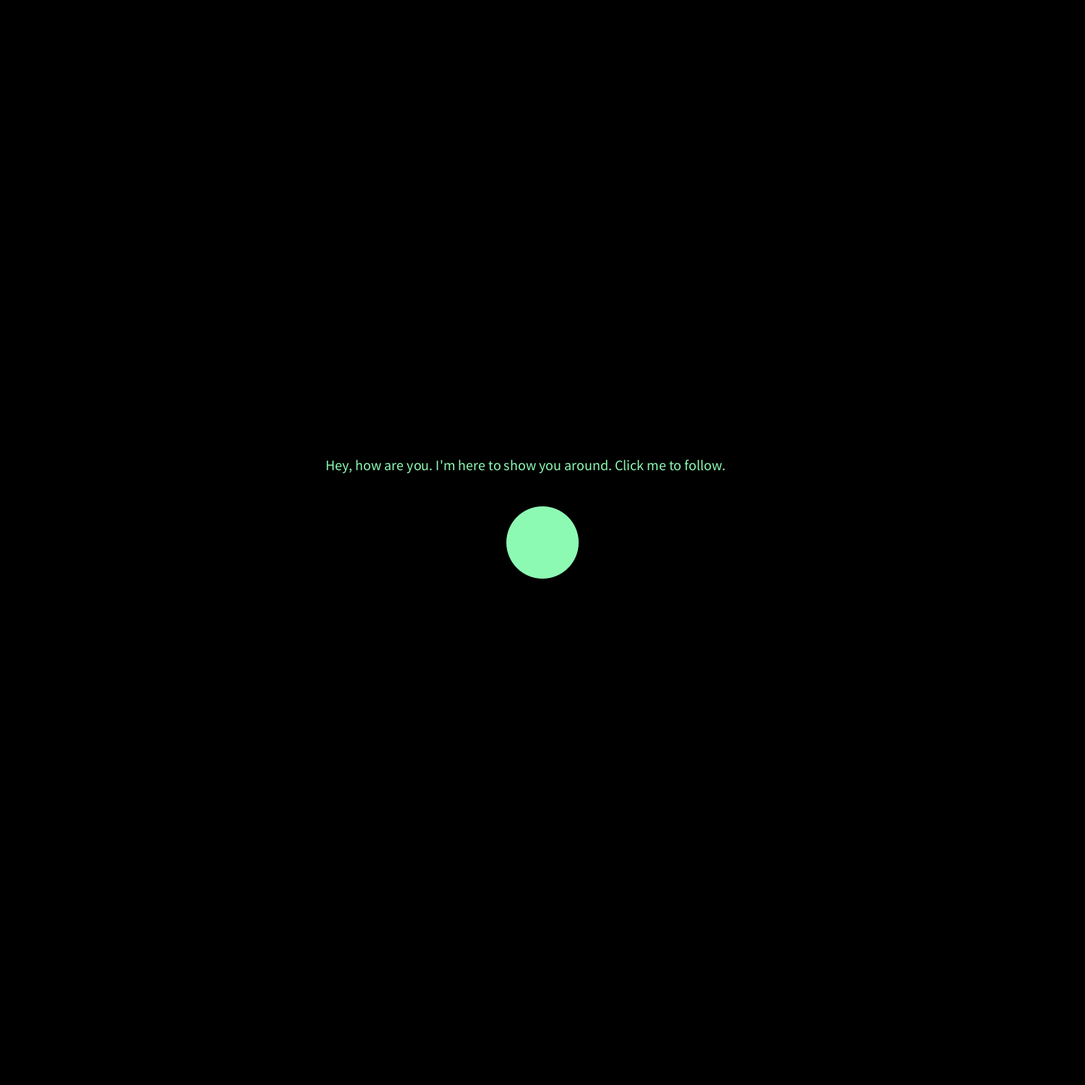
Frame 1 (no input)
Frame 60 (the mouse pressed at the canvas centre just before this capture): identical to frame 1, image omitted
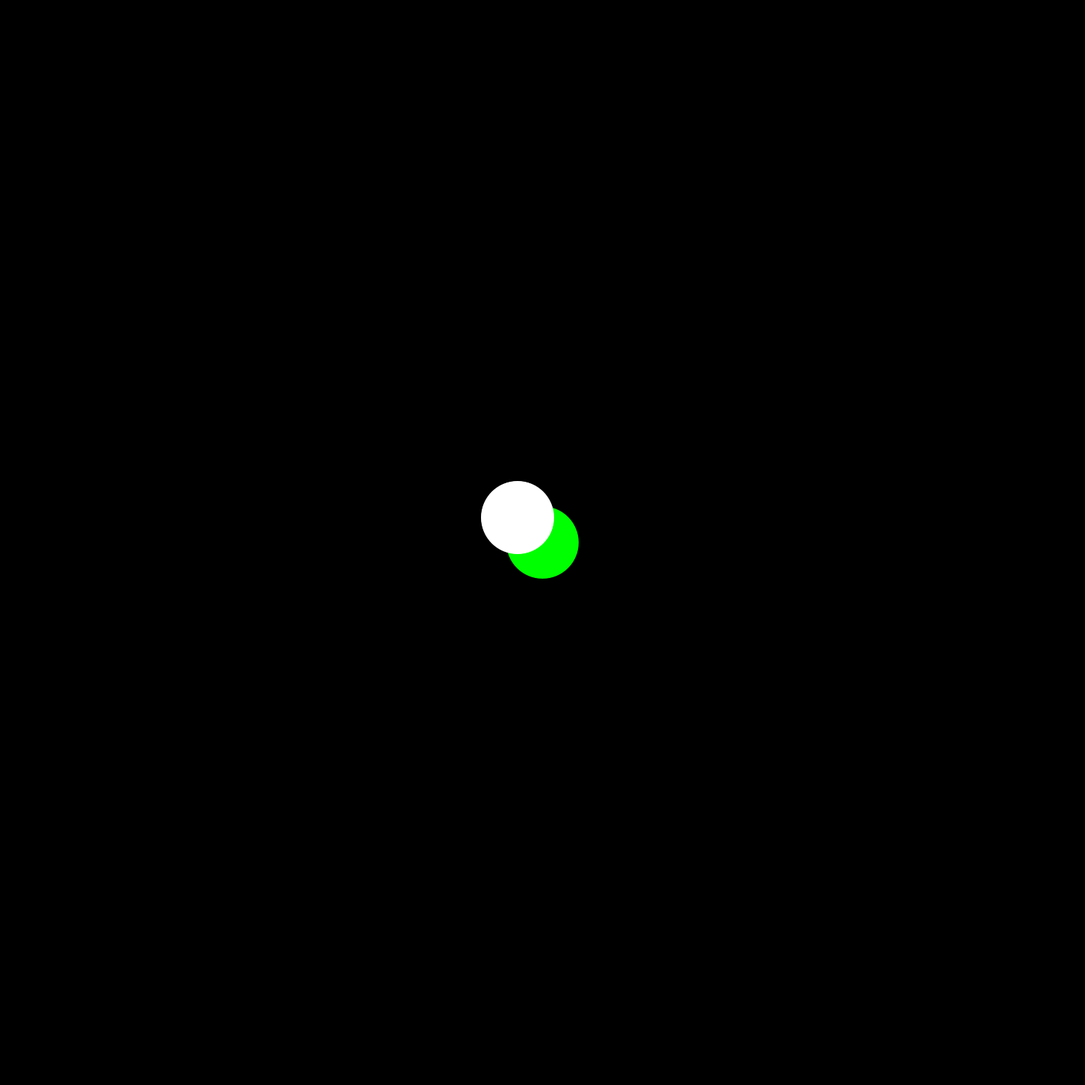
Frame 120 (the mouse held since frame 60 and released just before this capture)

The Processing sketch that drew these frames (run headless with seeded random() and noise(); from frame 60 on, the mouse is pressed at the canvas centre):

// Processing sketch: Midterm
// ── Midterm.pde
float xPos, yPos;
float xVel, yVel;
int radius = 100;
boolean buttonClicked;
int q; 
int w; 
float x;
float y;
float dist; 
String text1, text2, text3, text4;

int goodBall;
int step = 0;

//scene1
int numE = 100; 
int eSize[]= new int[numE]; 
int[] eSpeedX = new int[numE];
int[] eSpeedY = new int[numE]; 
int[] ePosX = new int [numE]; 
int[] ePosY = new int [numE]; 
color[] baseColor = new int[numE]; 

//scene3

int size;
int timer;



void setup(){
    size(1500, 1500); 
    q = width/2; 
    w = height/2; 
    textSize(20);
    text1 = "Hey, how are you. I'm here to show you around. Click me to follow.";

  //Scene 1
   for(int i = 0; i<numE; i++){
    ePosX[i] = int(random(0, 5)); 
    ePosY[i] = int(random(0, 5)); 
    
    eSpeedX[i] = int(random(-7,5));
    eSpeedY[i] = int(random(-7,5));
    
    eSize[i] = int(random(50,100));
    
    baseColor[i] = color(int(random(10,170)), int(random(0, 10)),  int(random(150, 255))); 
    if(eSpeedX[i] == 0){
      eSpeedX[i] = 1; 
    }
    if(eSpeedY[i] == 0){
      eSpeedY[i] = 1; 
    }
  }
  
  //scene3
  size = 100;
}







void draw(){
  
goodBall(width/2, height/2);

  if (buttonClicked){
    goodBall(mouseX, mouseY);
    fill(255);
    rect(width/4, height/4, 110, 110);
  }else{
    text(text1, width/2 - 300, height/2 - 100);    
  }
  
  if(mouseX == 435){
    step = 1;
    
  }
   
  if(mouseX ==1440){
    step = 2;
    
  }
  
  if(mouseX == 4){
    step = 3;
    
  }
  
  if(mouseX == 750){
    step = 4;
   
  }
  if (step == 1){
   scene1(); 
  }
  
  if (step == 2){
   scene2();
  }
  
  if (step == 3){
   scene3();
  }
  
  if (step == 4){
   tagScene();
  }
    
    

  
  //if(mouseX = width/4, mouseY = height/4){
    //scene1();

  println(mouseX, mouseY);
   //println(calcDistance(x, y));
}

void goodBall(int x, int y){
   noStroke();
   smooth();
   background(0);
   fill(#8DFAB4);
   ellipse(x, y, radius, radius);
   //fill(255);
   //rect(height/2, width/2, 150, 150);
}

  


void scene1(){
background(random(10,50)); 
  
  goodBall(mouseX, mouseY);
  
  //set speed of ellipses 
  for(int i =0; i<numE; i++){
    ePosX[i] = ePosX[i] + eSpeedX[i]; 
    ePosY[i] = ePosY[i] + eSpeedY[i]; 
  }
  
  //setup boundaries for ellipses
  for(int i =0; i<numE; i++){
    if(ePosX[i] <= 0 || ePosX[i]>= width){
      eSpeedX[i] = eSpeedX[i]*-1; 
    }
    if(ePosY[i] <= 0 || ePosY[i]>= height){
      eSpeedY[i] = eSpeedY[i]*-1; 
    }
  }
  
  //draw ellipse later 
  for(int i =0; i<numE; i++){
    fill(baseColor[i]); 
    ellipse(ePosX[i], ePosY[i], eSize[i], eSize[i]); 
  }
  
  
}

void scene2(){
  background(255);
  //frameRate(15);
  
  for(int i = 0; i <= width; i+= width/17){
    for(int j = 0; j <= height; j += height/17){
      //figure out distance between mouseX, mouseY and ellipses
      float dist = dist(mouseX, mouseY, i, j);
      
      float c = map(dist, 0, 400, 255, 0);
      float s = map(dist, 0, width, 10, 50);
      fill(c, 10 , 120);
      ellipse(i, j, s, s);
      rect(i,j, s, s);
    }
  }
}

void scene3(){
  fill(0, 0);
  rect(0,0, width, height);
  
  stroke(200);
  //line(mouseX, mouseY, width/2, height/2); //creates origin at middle, radial lines
  //line(mouseX, height/4, mouseY, width/6);
  line(mouseX, height/6, mouseY, width/4);
  line(mouseX, height, mouseY, width/20);
}

void tagScene(){
  background(0);
  
    fill(0,255,0);
    ellipse(mouseX, mouseY, 100, 100);

  
    x = lerp(x, mouseX, 0.05);
    y = lerp(y, mouseY, 0.05);
  
    fill(255);
    stroke(255);
    ellipse(x, y, size, size);
    
    if (size <= 1000 && millis() - timer >= 10000){
      size +=2;
    }
}
  


void mousePressed(){
   if (calcDistance(q, w) <= 50) {
    buttonClicked = !buttonClicked;
  }
}

float calcDistance(int xPos, int yPos) {
  dist = dist(mouseX, mouseY, xPos, yPos);
  return dist;
}
